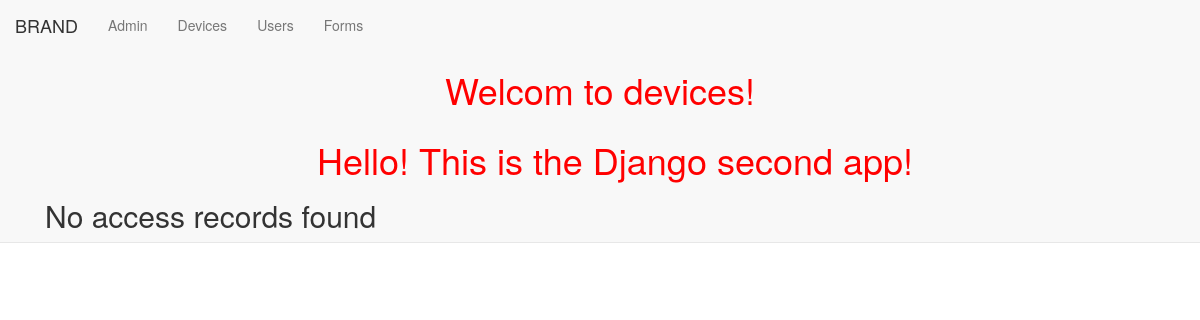
Page /second_app/devices/ on the earlier database version.
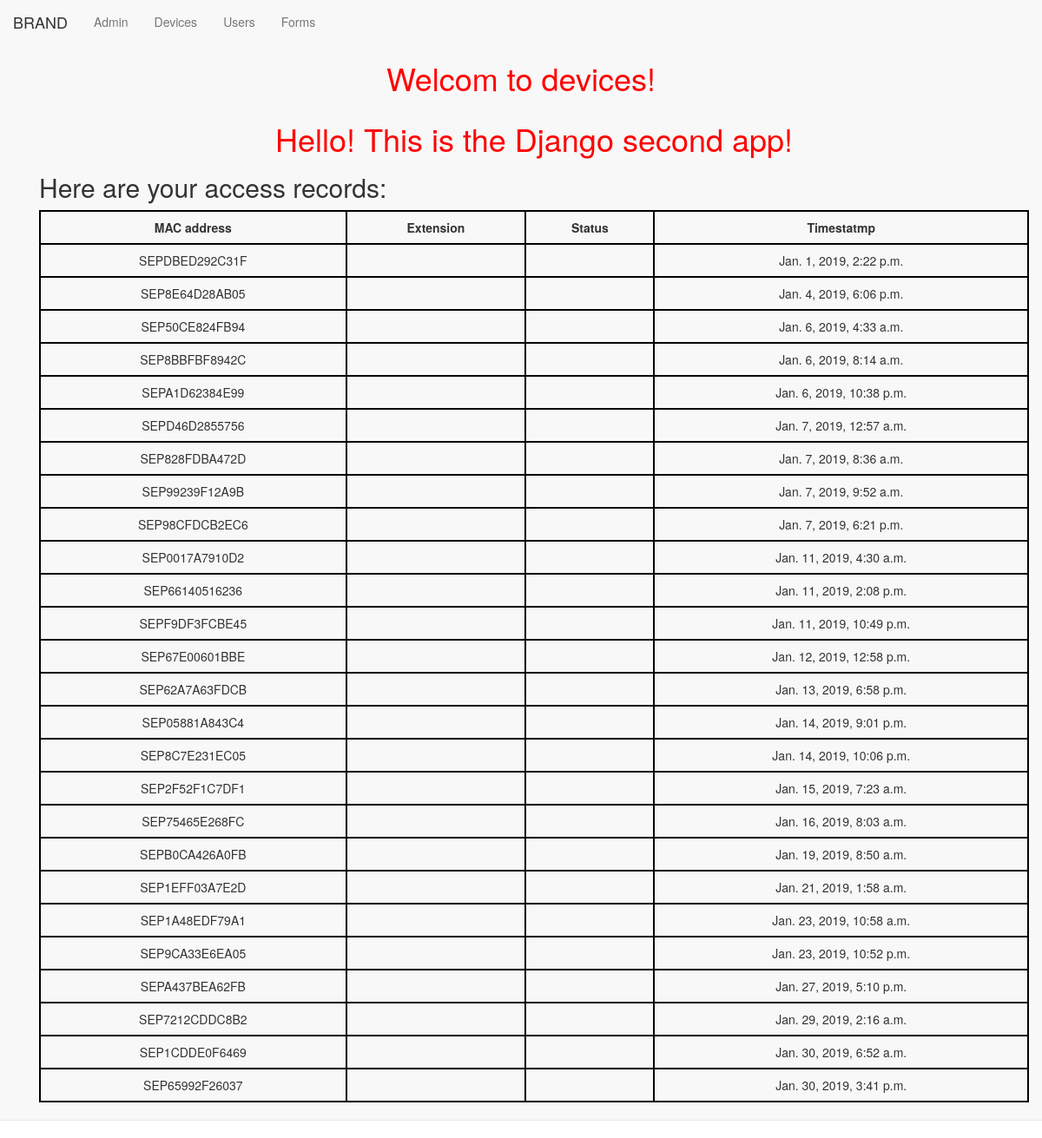
Same page on the later database version.
### second_app/models.py (models this page shows, shortened)
class Device(models.Model):
    mac_address = models.CharField(max_length=12, unique=True)
    extension = models.CharField(max_length=30)
    status = models.CharField(max_length=30)
    timestamp = models.DateTimeField()

### second_app/views.py (the view)
# urls.py: url(r'devices/', views.second_app_devices, name='second_app_devices'),
def second_app_devices(request):
    devices = Device.objects.order_by('timestamp')
    my_dict = {'devices': devices}
    return render(request, 'second_app/devices.html', context=my_dict)

### templates/second_app/devices.html
<!DOCTYPE html>
{% extends "second_app/base.html" %}
{% block body_block %}
    <h1>Welcom to devices!</h1>
    <div class="container">
        <h1>Hello! This is the Django second app!</h1>
        {% if devices %}
            <h2>Here are your access records:</h2>
            <table class="table">
                <th>MAC address</th>
                <th>Extension</th>
                <th>Status</th>
                <th>Timestatmp</th>
                {% for dev in devices %}
                    <tr>
                        <td>{{ dev.mac_address }}</td>
                        <td>{{ dev.extension }}</td>
                        <td>{{ dev.status }}</td>
                        <td>{{ dev.timestamp }}</td>
                    </tr>
                {% endfor %}
            </table>
        {% else %}
            <h2>No access records found</h2>
        {% endif %}
    </div>
{% endblock %}

### templates/second_app/base.html (shortened to what this page needs)
<!DOCTYPE html>
{% load static %}
<html lang="en">
<head>
    <link rel="stylesheet" href="https://maxcdn.bootstrapcdn.com/bootstrap/3.3.7/css/bootstrap.min.css"
>
    <link rel="stylesheet" type="text/css" href="{% static 'second_app/css/my_style.css' %}">
</head>
<body>
<nav class="navbar navbar-default navbar-static-top">
    <div class="container-fluid">
        <ul class="nav navbar-nav">
            <li><a class="navbar-brand" href="{% url 'second_app:index' %}">BRAND</a></li>
            <li><a class="navbar-link" href="{% url 'admin:index' %}">Admin</a></li>
            <li><a class="navbar-link" href="{% url 'second_app:second_app_devices' %}">Devices</a></li>
            <li><a class="navbar-link" href="{% url 'second_app:second_app_users' %}">Users</a></li>
            <li><a class="navbar-link" href="{% url 'second_app:second_app_forms' %}">Forms</a></li>
        </ul>
    </div>
    <div class="container">
        {% block body_block %}{% endblock %}
    </div>
</nav>
</body>
</html>

### static/second_app/css/my_style.css (style rules this page uses)
h1 { color: red; text-align: center; }
table, th, td { border: 2px solid black; text-align: center; }

Differences in the rows shown:
added Device: mac_address "SEPDBED292C31F", timestamp "Jan. 1, 2019, 2:22 p.m."
added Device: mac_address "SEP8E64D28AB05", timestamp "Jan. 4, 2019, 6:06 p.m."
added Device: mac_address "SEP50CE824FB94", timestamp "Jan. 6, 2019, 4:33 a.m."
added Device: mac_address "SEP8BBFBF8942C", timestamp "Jan. 6, 2019, 8:14 a.m."
added Device: mac_address "SEPA1D62384E99", timestamp "Jan. 6, 2019, 10:38 p.m."
added Device: mac_address "SEPD46D2855756", timestamp "Jan. 7, 2019, 12:57 a.m."
added Device: mac_address "SEP828FDBA472D", timestamp "Jan. 7, 2019, 8:36 a.m."
added Device: mac_address "SEP99239F12A9B", timestamp "Jan. 7, 2019, 9:52 a.m."
added Device: mac_address "SEP98CFDCB2EC6", timestamp "Jan. 7, 2019, 6:21 p.m."
added Device: mac_address "SEP0017A7910D2", timestamp "Jan. 11, 2019, 4:30 a.m."
added Device: mac_address "SEP66140516236", timestamp "Jan. 11, 2019, 2:08 p.m."
added Device: mac_address "SEPF9DF3FCBE45", timestamp "Jan. 11, 2019, 10:49 p.m."
added Device: mac_address "SEP67E00601BBE", timestamp "Jan. 12, 2019, 12:58 p.m."
added Device: mac_address "SEP62A7A63FDCB", timestamp "Jan. 13, 2019, 6:58 p.m."
added Device: mac_address "SEP05881A843C4", timestamp "Jan. 14, 2019, 9:01 p.m."
added Device: mac_address "SEP8C7E231EC05", timestamp "Jan. 14, 2019, 10:06 p.m."
added Device: mac_address "SEP2F52F1C7DF1", timestamp "Jan. 15, 2019, 7:23 a.m."
added Device: mac_address "SEP75465E268FC", timestamp "Jan. 16, 2019, 8:03 a.m."
added Device: mac_address "SEPB0CA426A0FB", timestamp "Jan. 19, 2019, 8:50 a.m."
added Device: mac_address "SEP1EFF03A7E2D", timestamp "Jan. 21, 2019, 1:58 a.m."
added Device: mac_address "SEP1A48EDF79A1", timestamp "Jan. 23, 2019, 10:58 a.m."
added Device: mac_address "SEP9CA33E6EA05", timestamp "Jan. 23, 2019, 10:52 p.m."
added Device: mac_address "SEPA437BEA62FB", timestamp "Jan. 27, 2019, 5:10 p.m."
added Device: mac_address "SEP7212CDDC8B2", timestamp "Jan. 29, 2019, 2:16 a.m."
added Device: mac_address "SEP1CDDE0F6469", timestamp "Jan. 30, 2019, 6:52 a.m."
added Device: mac_address "SEP65992F26037", timestamp "Jan. 30, 2019, 3:41 p.m."
Other differences:
text no longer shown: "No access records found"
text now shown: "Here are your access records: MAC address Extension Status Timestatmp"
